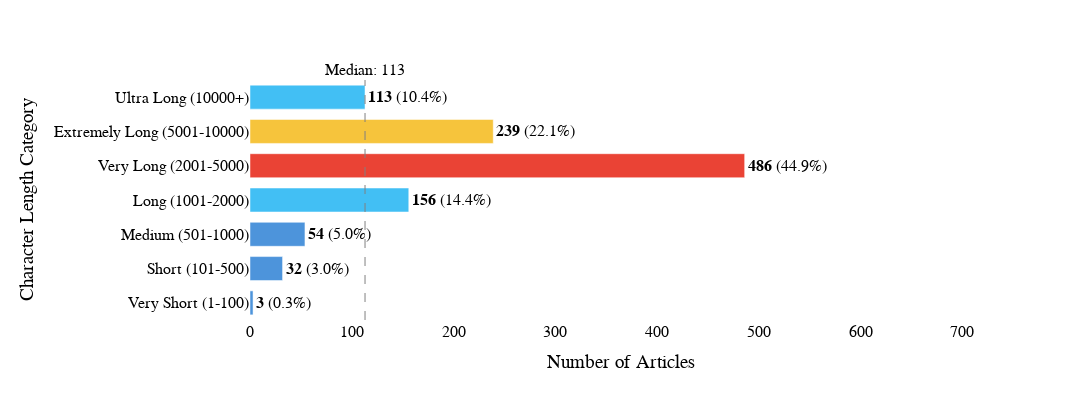

The notebook cell this image was saved under:
### Code cell
# GOOGLE NEWS Full Text Character Count Distribution Analysis
if google_pd is not None:
    
    def create_google_character_distribution_plot(text_column, chart_title=None):
        """
        Create a horizontal bar chart showing character count distribution for Google News text data
        """
        if text_column not in google_pd.columns:
            print(f"Column '{text_column}' not found in Google News dataset")
            print(f"Available columns: {list(google_pd.columns)}")
            return None, None
            
        # Calculate character lengths
        print(f"Analyzing character count distribution for '{text_column}' column...")
        
        # Handle null values and calculate text lengths
        text_data = google_pd[text_column].fillna('').astype(str)
        char_lengths = text_data.str.len()
        
        print(f"Text length statistics:")
        print(f"  Total articles: {len(char_lengths):,}")
        print(f"  Average length: {char_lengths.mean():.0f} characters")
        print(f"  Median length: {char_lengths.median():.0f} characters")
        print(f"  Min length: {char_lengths.min():,} characters")
        print(f"  Max length: {char_lengths.max():,} characters")
        print(f"  Articles with empty text: {(char_lengths == 0).sum():,} ({(char_lengths == 0).mean()*100:.1f}%)")
        
        # Create character length categories
        def categorize_char_length(x):
            if x == 0:
                return "Empty (0)"
            elif 1 <= x <= 100:
                return "Very Short (1-100)"
            elif 101 <= x <= 500:
                return "Short (101-500)"
            elif 501 <= x <= 1000:
                return "Medium (501-1000)"
            elif 1001 <= x <= 2000:
                return "Long (1001-2000)"
            elif 2001 <= x <= 5000:
                return "Very Long (2001-5000)"
            elif 5001 <= x <= 10000:
                return "Extremely Long (5001-10000)"
            else:
                return "Ultra Long (10000+)"
        
        # Apply categorization
        google_pd['char_length_category'] = char_lengths.apply(categorize_char_length)
        
        # Get value counts for categories
        value_counts = google_pd['char_length_category'].value_counts()
        
        # Sort in ascending order for proper horizontal bar chart display
        # Custom order for logical progression
        category_order = [
            "Empty (0)",
            "Very Short (1-100)", 
            "Short (101-500)",
            "Medium (501-1000)",
            "Long (1001-2000)",
            "Very Long (2001-5000)",
            "Extremely Long (5001-10000)",
            "Ultra Long (10000+)"
        ]
        
        # Reorder based on category_order, only including existing categories
        ordered_counts = pd.Series(dtype='int64')
        for category in category_order:
            if category in value_counts.index:
                ordered_counts[category] = value_counts[category]
        
        # Prepare data
        categories = ordered_counts.index.tolist()
        counts = ordered_counts.values.tolist()
        
        if len(counts) == 0:
            print("No valid character count data found")
            return None, None
        
        # Create text labels showing both count and percentage
        total_articles = len(google_pd)
        text_labels = []
        for count in counts:
            percentage = (count / total_articles) * 100
            text_labels.append(f"<b>{count:,}</b> ({percentage:.1f}%)")
        
        # Create color mapping (Google-themed colors)
        colors = []
        max_count = max(counts)
        for count in counts:
            # Color intensity based on relative frequency
            intensity = count / max_count
            if intensity >= 0.8:
                colors.append('#EA4335')  # High frequency - Google red
            elif intensity >= 0.6:
                colors.append('#FBBC04')  # Medium-high frequency - Google yellow
            elif intensity >= 0.4:
                colors.append("#F6C43C")  # Medium frequency - Google green
            elif intensity >= 0.2:
                colors.append("#42BFF4")  # Low-medium frequency - Google blue
            else:
                colors.append("#4D94DB")  # Low frequency - Google gray
        
        # Create the horizontal bar chart
        fig = go.Figure()
        
        fig.add_trace(go.Bar(
            y=categories,
            x=counts,
            orientation='h',
            marker=dict(
                color=colors,
                line=dict(color='white', width=0.5)
            ),
            text=text_labels,
            textposition='outside',
            textfont=dict(size=16, family="Times New Roman", color="black"),
            cliponaxis=False,
            hovertemplate=(
                "<b>%{y}</b><br>"
                "Count: %{x:,}<br>"
                "Percentage: %{customdata:.1f}%"
                "<extra></extra>"
            ),
            customdata=[(count / total_articles) * 100 for count in counts],
            name="Google News Character Count Distribution"
        ))
        
        # Calculate dynamic height based on number of categories
        num_categories = len(categories)
        bar_height = 50
        calculated_height = max(400, num_categories * bar_height)
        
        # Set x-axis range with extra space for labels
        x_range = [0, max(counts) * 1.5]
        
        # Update axes with styling similar to other plots
        fig.update_xaxes(
            showticklabels=True,
            tickfont=dict(size=16, family="Times New Roman", color="black"),
            showgrid=False,
            gridcolor='lightgray',
            automargin=True,
            title="Number of Articles"
        )

        fig.update_yaxes(
            tickfont=dict(size=16, family="Times New Roman", color="black"),
            tickmode='linear',
            showgrid=False,
            side='left',
            categoryorder='array',
            categoryarray=categories,
            automargin=True,
            title="Character Length Category"
        )
        
        # Update layout with styling similar to other plots
        fig.update_layout(
            font=dict(size=16, family="Times New Roman", color="black"),
            uniformtext_minsize=16,
            uniformtext_mode='show',
            margin=dict(l=250, r=100, t=80, b=80),
            height=calculated_height,
            width=1200,
            paper_bgcolor='white',
            plot_bgcolor='white',
            showlegend=False,
            xaxis=dict(range=x_range),
            bargap=0.3
        )
        
        # Add vertical line at median for reference
        median_count = np.median(counts)
        fig.add_vline(
            x=median_count, 
            line_dash="dash", 
            line_color="gray", 
            line_width=1,
            annotation_text=f"Median: {median_count:,.0f}",
            annotation_position="top"
        )
        
        return fig, ordered_counts
    
    print("="*60)
    print("GOOGLE NEWS CHARACTER COUNT ANALYSIS")
    print("="*60)
    
    # Check if 'full_text' column exists
    if 'full_text' in google_pd.columns:
        fig_char_count, char_count_stats = create_google_character_distribution_plot('full_text')
        if fig_char_count:
            fig_char_count.show()
            print(f"\nCharacter count categories found: {len(char_count_stats)}")
            
            # Print detailed statistics
            char_lengths = google_pd['full_text'].fillna('').astype(str).str.len()
            print(f"\nDetailed Statistics:")
            print(f"  Standard deviation: {char_lengths.std():.0f} characters")
            print(f"  25th percentile: {char_lengths.quantile(0.25):.0f} characters")
            print(f"  75th percentile: {char_lengths.quantile(0.75):.0f} characters")
            print(f"  95th percentile: {char_lengths.quantile(0.95):.0f} characters")
            
            # Show distribution of categories
            print(f"\nCategory Distribution:")
            for category, count in char_count_stats.items():
                percentage = (count / len(google_pd)) * 100
                print(f"  {category}: {count:,} articles ({percentage:.1f}%)")
        else:
            print("Could not create character count distribution plot")
    else:
        print("'full_text' column not found in Google News data")
        print(f"Available columns: {list(google_pd.columns)}")
        
        # Check for alternative text columns
        alternative_text_cols = ['text', 'content', 'description', 'summary', 'body', 'snippet']
        found_text_col = None
        for col in alternative_text_cols:
            if col in google_pd.columns:
                found_text_col = col
                break
        
        if found_text_col:
            print(f"\nFound alternative text column: '{found_text_col}'")
            print("Creating character count distribution for this column instead...")
            fig_char_count, char_count_stats = create_google_character_distribution_plot(found_text_col)
            if fig_char_count:
                fig_char_count.show()
                print(f"Character count categories found: {len(char_count_stats)}")
        else:
            print("No suitable text column found for character count analysis")
    
    # Print overall Google News summary
    print(f"\n" + "="*60)
    print("COMPREHENSIVE GOOGLE NEWS SUMMARY")
    print("="*60)
    print(f"Total articles in merged dataset: {len(google_pd):,}")
    
    # Check for date information
    date_cols = ['date', 'published_date', 'timestamp', 'pubDate', 'published']
    date_col = None
    for col in date_cols:
        if col in google_pd.columns:
            date_col = col
            break
    
    if date_col:
        try:
            google_pd[date_col] = pd.to_datetime(google_pd[date_col])
            print(f"Date range: {google_pd[date_col].min()} to {google_pd[date_col].max()}")
            print(f"Time span: {(google_pd[date_col].max() - google_pd[date_col].min()).days} days")
        except:
            print(f"Could not parse dates in column '{date_col}'")
    
    # Check for source information
    source_cols = ['source', 'Source', 'publisher', 'site', 'domain']
    source_col = None
    for col in source_cols:
        if col in google_pd.columns:
            source_col = col
            break
    
    if source_col:
        unique_sources = google_pd[source_col].nunique()
        print(f"Unique sources: {unique_sources}")
        if unique_sources > 0:
            top_sources = google_pd[source_col].value_counts().head(3)
            print("Top 3 sources by article count:")
            for source, count in top_sources.items():
                print(f"  {source}: {count:,} articles")
    
else:
    print("Google News data not available for character count analysis")

### Figure 1 — Plotly figure (JSON) as saved in the notebook; plotly's stock layout.template omitted (floating-point values rounded to 4 significant figures)
{"data": [{"cliponaxis": false, "customdata": [0.277, 2.955, 4.986, 14.4, 44.88, 22.07, 10.43], "hovertemplate": "<b>%{y}</b><br>Count: %{x:,}<br>Percentage: %{customdata:.1f}%<extra></extra>", "marker": {"color": ["#4D94DB", "#4D94DB", "#4D94DB", "#42BFF4", "#EA4335", "#F6C43C", "#42BFF4"], "line": {"color": "white", "width": 0.5}}, "name": "Google News Character Count Distribution", "orientation": "h", "text": ["<b>3</b> (0.3%)", "<b>32</b> (3.0%)", "<b>54</b> (5.0%)", "<b>156</b> (14.4%)", "<b>486</b> (44.9%)", "<b>239</b> (22.1%)", "<b>113</b> (10.4%)"], "textfont": {"color": "black", "family": "Times New Roman", "size": 16}, "textposition": "outside", "type": "bar", "x": [3, 32, 54, 156, 486, 239, 113], "y": ["Very Short (1-100)", "Short (101-500)", "Medium (501-1000)", "Long (1001-2000)", "Very Long (2001-5000)", "Extremely Long (5001-10000)", "Ultra Long (10000+)"]}], "layout": {"annotations": [{"showarrow": false, "text": "Median: 113", "x": 113, "xanchor": "center", "xref": "x", "y": 1, "yanchor": "bottom", "yref": "y domain"}], "bargap": 0.3, "font": {"color": "black", "family": "Times New Roman", "size": 16}, "height": 400, "margin": {"b": 80, "l": 250, "r": 100, "t": 80}, "paper_bgcolor": "white", "plot_bgcolor": "white", "shapes": [{"line": {"color": "gray", "dash": "dash", "width": 1}, "type": "line", "x0": 113, "x1": 113, "xref": "x", "y0": 0, "y1": 1, "yref": "y domain"}], "showlegend": false, "uniformtext": {"minsize": 16, "mode": "show"}, "width": 1200, "xaxis": {"automargin": true, "gridcolor": "lightgray", "range": [0, 729], "showgrid": false, "showticklabels": true, "tickfont": {"color": "black", "family": "Times New Roman", "size": 16}, "title": {"text": "Number of Articles"}}, "yaxis": {"automargin": true, "categoryarray": ["Very Short (1-100)", "Short (101-500)", "Medium (501-1000)", "Long (1001-2000)", "Very Long (2001-5000)", "Extremely Long (5001-10000)", "Ultra Long (10000+)"], "categoryorder": "array", "showgrid": false, "side": "left", "tickfont": {"color": "black", "family": "Times New Roman", "size": 16}, "tickmode": "linear", "title": {"text": "Character Length Category"}}}}
